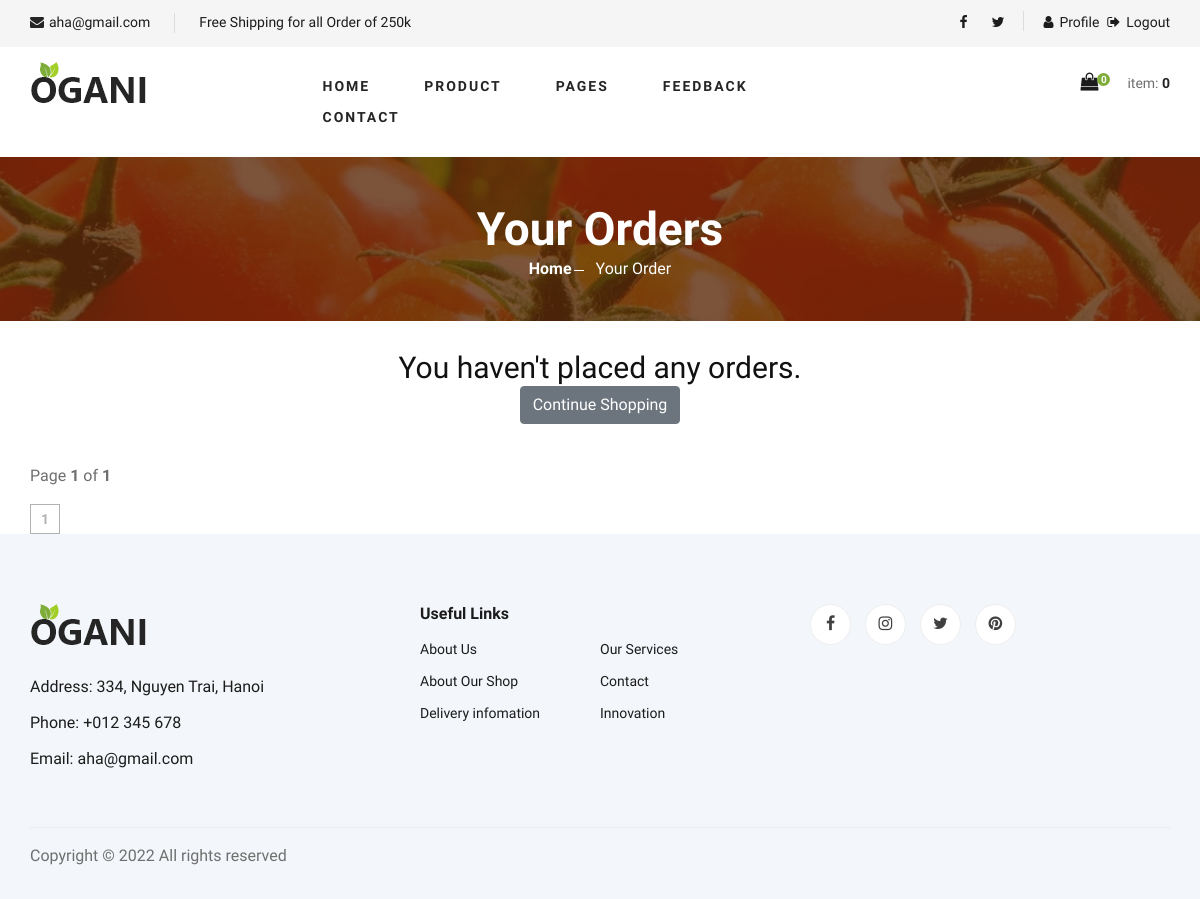
Before: /my_order/ (signed in) with the older database file.
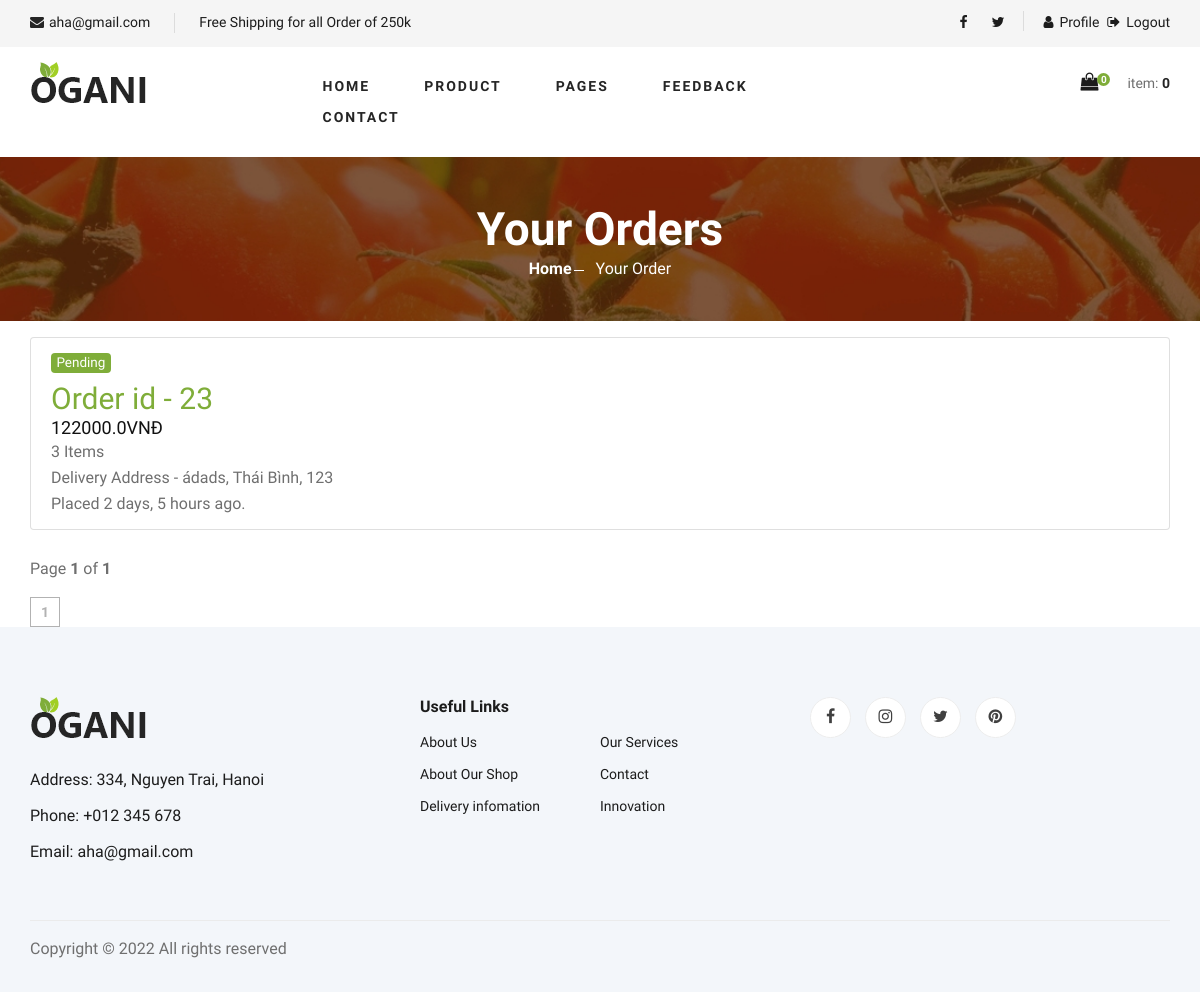
After: the same page with the newer database file.
### order/models.py (models this page shows, shortened)
class Order(models.Model):
    user = models.ForeignKey(User, related_name='orders', on_delete=models.CASCADE)
    phone_number = models.CharField(max_length=15)
    address = models.CharField(max_length=150, blank=False, null=False)
    city = models.CharField(max_length=50)
    credit_card = models.CharField(max_length=10)
    paid = models.BooleanField(default=False)
    created = models.DateTimeField(auto_now_add=True)
    updated = models.DateTimeField(auto_now=True)
    status = models.CharField(
        choices=choices, max_length=10, default='Pending')
    total_price = models.FloatField(null=False, blank=False, default=0)
    class Meta:
        ordering = ('-created',)

### order/views.py (the view)
# urls.py: path('my_order/', views.MyOrders.as_view(), name='my_orders'),
class MyOrders(LoginRequiredMixin, generic.ListView):
    model = Order
    template_name = 'order/order_list.html'
    context_object_name = 'orders'
    paginate_by = 20
    def get_queryset(self):
        return Order.objects.filter(user=self.request.user).annotate(total_items=Count('items'))

### order/templates/order/order_list.html (shortened to what this page needs)
{% extends 'homepage/base.html' %} {% load static %} {% block title %}AHA | Your Orders{% endblock title %} {% block content %}
<section class="breadcrumb-section set-bg" data-setbg="{% static 'homepage/img/breadcrumb.jpg' %}">
    <div class="container">
        <div class="row">
            <div class="col-lg-12 text-center">
                <div class="breadcrumb__text">
                    <h2>Your Orders</h2>
                    <div class="breadcrumb__option">
                        <a href="{% url 'core_app:index' %}">Home</a>
                        <span>Your Order</span>
                    </div>
                </div>
            </div>
        </div>
    </div>
</section>
<section>
    <div class="container">
        <ul class="list-group my-3">
            {% for order in orders %}
            <li class="list-group-item">
                <h5 class="mb-2">
                    {% if order.status == 'Delivered' %}
                    <span class="badge badge-success font-weight-light">
                        {{order.status}}
                    </span> {% else %}
                    <span class="badge badge-info font-weight-light" style="background-color: #7fad39;">{{order.status}}</span> {% endif %}
                </h5>
                <h3>
                    <a href="{% url 'order_app:order_details' order.id %}" style="color: #7fad39;">Order id - {{order.id}}</a>
                </h3>
                <h5>{{order.total_price}}VNĐ</h5>
                <p class="mb-0">{{order.total_items}} Items</p>
                <p class="mb-0">
                    Delivery Address - {{order.address}}, {{order.city}}, {{order.credit_card}}
                </p>
                <p class="mb-0">Placed {{order.created|timesince}} ago.</p>
            </li>
            {% empty %}
            <li class="list-group-item text-center border-white">
                <h3 class="font-weight-light">You haven't placed any orders.</h3>
                <a href="{% url 'product_app:product' %}" class="btn btn-secondary">
                    Continue Shopping
                </a>
            </li>
            {% endfor %}
        </ul>
        <div class="product__pagination">
            {% with page_obj as page %}
            <p>Page <b>{{page.number}}</b> of <b>{{page.paginator.num_pages}}</b></p>
            <a href="#">1</a>  {% endwith %}
        </div>
    </div>
</section>
{% endblock content %}

### templates/homepage/base.html (shortened to what this page needs)
{% load static %}
<!DOCTYPE html>
<html lang="zxx">
<head>
    <link rel="stylesheet" href="{% static 'homepage/css/bootstrap.min.css' %}" type="text/css">
    <link rel="stylesheet" href="{% static 'homepage/css/font-awesome.min.css' %}" type="text/css">
    <link rel="stylesheet" href="{% static 'homepage/css/elegant-icons.css' %}" type="text/css">
    <link rel="stylesheet" href="{% static 'homepage/css/nice-select.css' %}" type="text/css">
    <link rel="stylesheet" href="{% static 'homepage/css/jquery-ui.min.css' %}" type="text/css">
    <link rel="stylesheet" href="{% static 'homepage/css/owl.carousel.min.css' %}" type="text/css">
    <link rel="stylesheet" href="{% static 'homepage/css/slicknav.min.css' %}" type="text/css">
    <link rel="stylesheet" href="{% static 'homepage/css/style.css' %}" type="text/css"> {% block cssblock %} {% endblock %}
</head>
<body>
    {% include 'homepage/navbar.html' %} {% block content %} {% endblock %} {% include 'homepage/footer.html' %}
</body>
</html>

### templates/homepage/navbar.html (shortened to what this page needs)
<header class="header">
    <div class="header__top">
        <div class="container">
            <div class="row">
                <div class="col-lg-6 col-md-6">
                    <div class="header__top__left">
                        <ul>
                            <li><i class="fa fa-envelope"></i>aha@gmail.com</li>
                            <li>Free Shipping for all Order of 250k</li>
                        </ul>
                    </div>
                </div>
                <div class="col-lg-6 col-md-6">
                    <div class="header__top__right">
                        <div class="header__top__right__social">
                            <a href="#"><i class="fa fa-facebook"></i></a>
                            <a href="#"><i class="fa fa-twitter"></i></a>
                        </div>
                        {% if not user.is_authenticated %}
                        <div class="header__top__right__auth">
                            <a href="{% url 'user_app:login' %}"><i class="fa fa-user"></i>Login</a>
                        </div>
                        <div class="header__top__right__auth">
                            <a href="{% url 'user_app:register' %}"><i class="fa fa-user"></i>Register</a>
                        </div>
                        <div class="header__top__right__auth">
                            <a href="/admin"><i class="fa fa-user"></i>Admin</a>
                        </div>
                        {% else %}
                        <div class="header__top__right__auth">
                            <a href="{% url 'user_app:loginsuccess' %}"><i class="fa fa-user"></i>Profile</a>
                        </div>
                        <div class="header__top__right__auth">
                            <a href="{% url 'user_app:logged_out' %}"><i class="fa fa-sign-out"></i>Logout</a>
                        </div>
                        {% endif %}
                    </div>
                </div>
            </div>
        </div>
    </div>
    <div class="container">
        <div class="row">
            <div class="col-lg-3">
                <div class="header__logo">
                    <a href="{% url 'core_app:index' %}"><img src="img/logo.png" alt=""></a>
                </div>
            </div>
            <div class="col-lg-6">
                <nav class="header__menu">
                    <ul>
                        <li><a href="{% url 'core_app:index' %}">Home</a></li>
                        <li><a href="{% url 'product_app:product' %}">Product</a></li>
                        <li><a href="#">Pages</a>
                        </li>
                        <li><a href="{% url 'core_app:fb_view' %}">Feedback</a></li>
                        <li><a href="{% url 'core_app:contacts' %}">Contact</a></li>
                    </ul>
                </nav>
            </div>
            <div class="col-lg-3">
                <div class="header__cart">
                    <ul>
                        <li><a href="{% url 'cart_app:cart_details' %}"><i class="fa fa-shopping-bag"></i> <span> {{request.session.cart.keys|length}}</span></a></li>
                    </ul>
                    <div class="header__cart__price">item: <span>
                                    {{request.session.cart.keys|length}}
                    </span></div>
                </div>
            </div>
        </div>
    </div>
</header>

### templates/homepage/footer.html (shortened to what this page needs)
<footer class="footer spad">
    <div class="container">
        <div class="row">
            <div class="col-lg-3 col-md-6 col-sm-6">
                <div class="footer__about">
                    <div class="footer__about__logo">
                        <a href="./index.html"><img src="img/logo.png" alt=""></a>
                    </div>
                    <ul>
                        <li>Address: 334, Nguyen Trai, Hanoi</li>
                        <li>Phone: +012 345 678</li>
                        <li>Email: aha@gmail.com</li>
                    </ul>
                </div>
            </div>
            <div class="col-lg-4 col-md-6 col-sm-6 offset-lg-1">
                <div class="footer__widget">
                    <h6>Useful Links</h6>
                    <ul>
                        <li><a href="#">About Us</a></li>
                        <li><a href="#">About Our Shop</a></li>
                        <li><a href="#">Delivery infomation</a></li>
                    </ul>
                    <ul>
                        <li><a href="#">Our Services</a></li>
                        <li><a href="#">Contact</a></li>
                        <li><a href="#">Innovation</a></li>
                    </ul>
                </div>
            </div>
            <div class="col-lg-4 col-md-12">
                <div class="footer__widget">
                    <div class="footer__widget__social">
                        <a href="#"><i class="fa fa-facebook"></i></a>
                        <a href="#"><i class="fa fa-instagram"></i></a>
                        <a href="#"><i class="fa fa-twitter"></i></a>
                        <a href="#"><i class="fa fa-pinterest"></i></a>
                    </div>
                </div>
            </div>
        </div>
        <div class="row">
            <div class="col-lg-12">
                <div class="footer__copyright">
                    <div class="footer__copyright__text">
                        <p>
                            Copyright &copy;
                             All rights reserved
                        </p>
                    </div>
                </div>
            </div>
        </div>
    </div>
</footer>

Changed rows visible on the page:
added Order: status "Pending", id "23", total_price "122000.0", total_items "3", address "ádads", city "Thái Bình", credit_card "123", created "2 days, 5 hours"
Other visible differences:
text no longer shown: "You haven't placed any orders. Continue Shopping"
